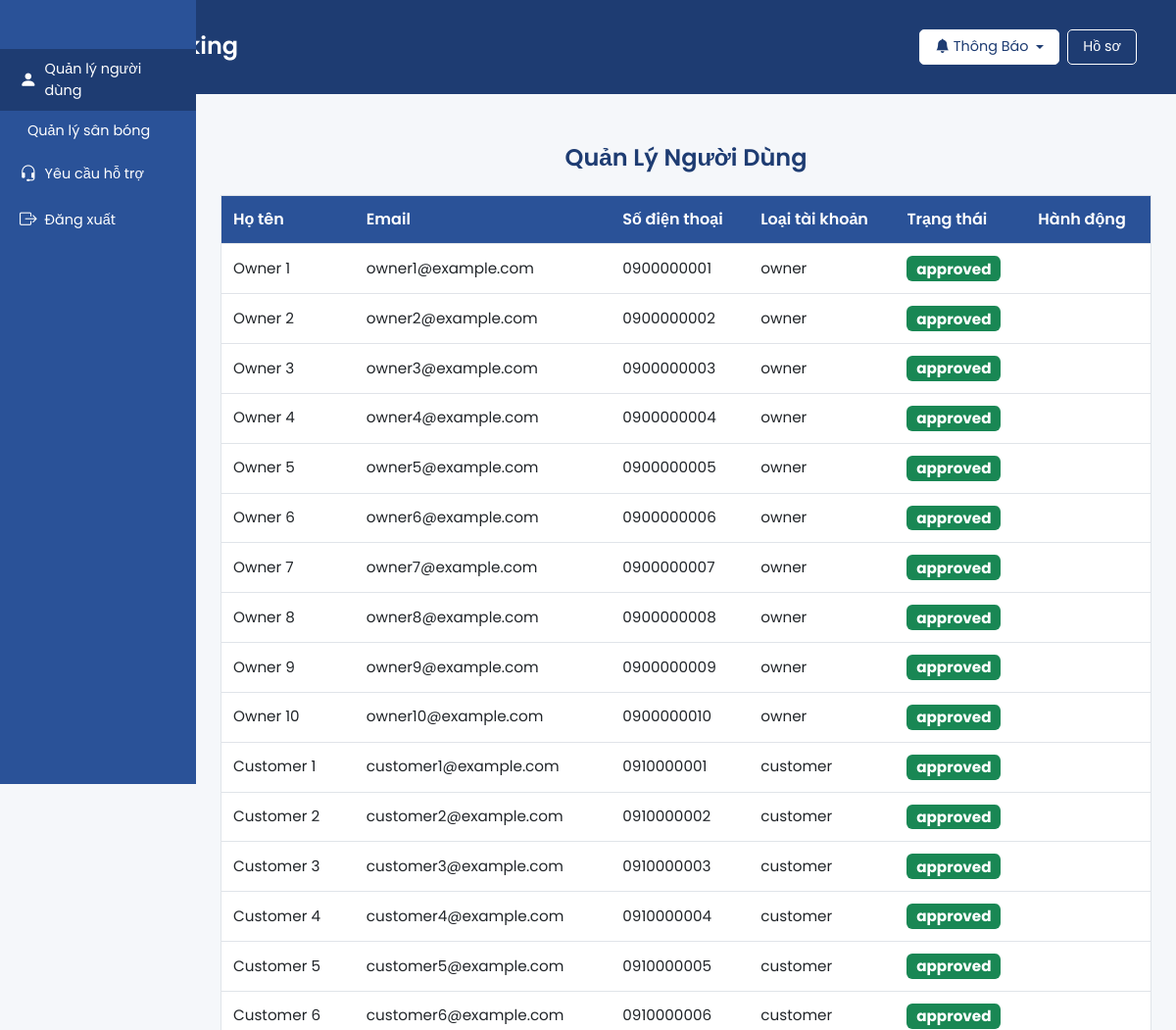
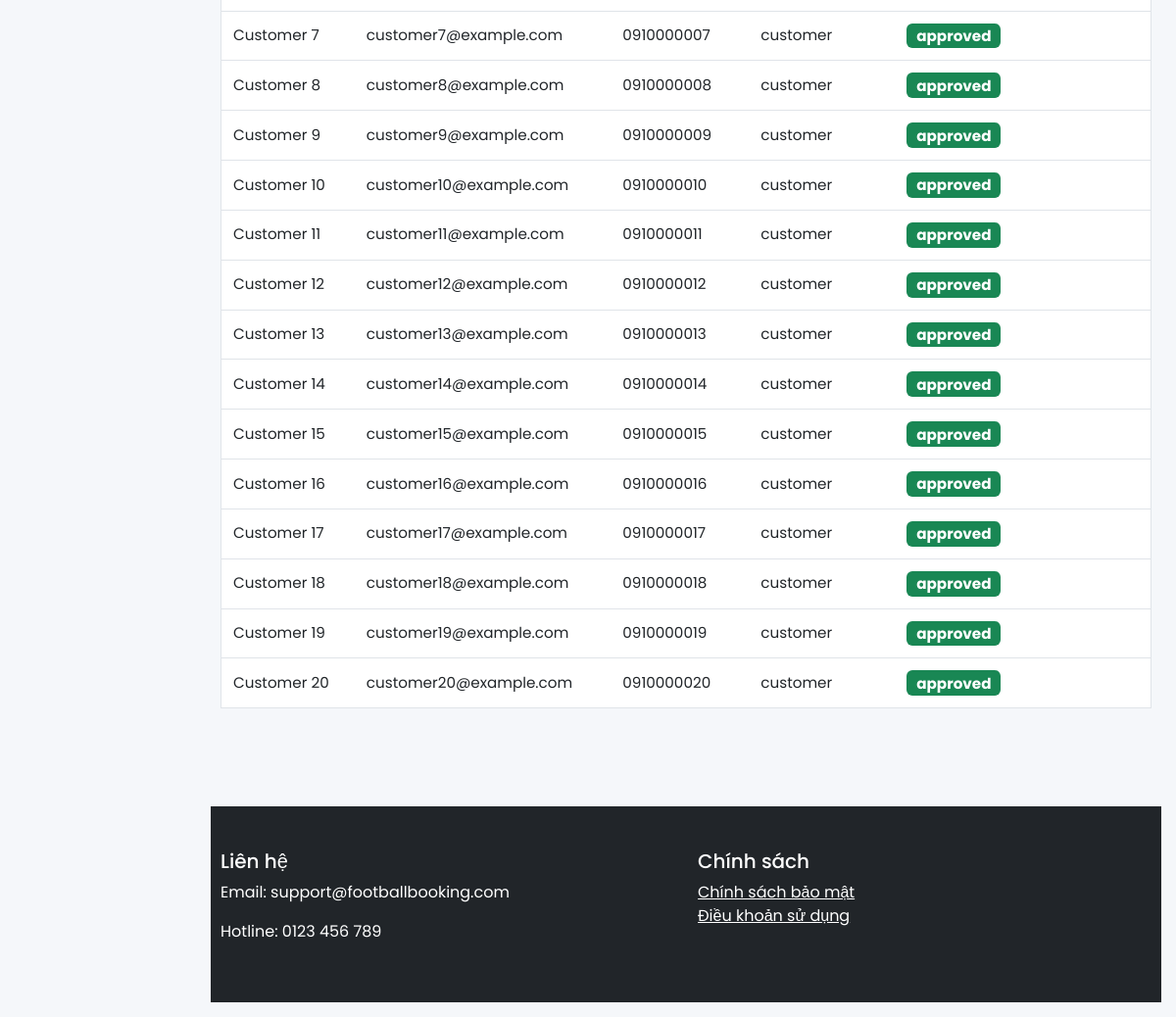
/admin_users.php (signed in), run on the app's committed database (2 pictures, top to bottom).
### tables this page shows
CREATE TABLE users (
    id INT AUTO_INCREMENT PRIMARY KEY,
    full_name VARCHAR(255) NOT NULL,
    email VARCHAR(255) UNIQUE NOT NULL,
    phone VARCHAR(20),
    password VARCHAR(255) NOT NULL,
    account_type ENUM('customer', 'owner', 'admin') NOT NULL,
    status ENUM('pending', 'approved', 'rejected') DEFAULT 'approved',
    created_at TIMESTAMP DEFAULT CURRENT_TIMESTAMP
);

### admin_users.php (the view, shortened to what this page needs)
<?php
require_once 'includes/config.php';
$users = $pdo->prepare("SELECT * FROM users WHERE account_type IN ('customer', 'owner') ORDER BY created_at DESC");
$users->execute();
$users_list = $users->fetchAll(PDO::FETCH_ASSOC);
require_once 'includes/header.php';
?>
<section class="admin py-3">
    <div class="container">
        <h2 class="section-title">Quản Lý Người Dùng</h2>
        <?php if (empty($users_list)): ?>
            <p class="text-center text-muted">Không có người dùng nào.</p>
        <?php else: ?>
            <div class="table-responsive">
                <table class="table admin-table">
                    <thead>
                        <tr>
                            <th>Họ tên</th>
                            <th>Email</th>
                            <th>Số điện thoại</th>
                            <th>Loại tài khoản</th>
                            <th>Trạng thái</th>
                            <th>Hành động</th>
                        </tr>
                    </thead>
                    <tbody>
                        <?php foreach ($users_list as $user): ?>
                            <tr>
                                <td><?php echo htmlspecialchars($user['full_name']); ?></td>
                                <td><?php echo htmlspecialchars($user['email']); ?></td>
                                <td><?php echo htmlspecialchars($user['phone']); ?></td>
                                <td><?php echo htmlspecialchars($user['account_type']); ?></td>
                                <td>
                                    <span class="badge <?php echo $user['status'] === 'pending' ? 'bg-warning' : ($user['status'] === 'approved' ? 'bg-success' : 'bg-danger'); ?> status-badge">
                                        <?php echo htmlspecialchars($user['status']); ?>
                                    </span>
                                </td>
                                <td>
                                </td>
                            </tr>
                        <?php endforeach; ?>
                    </tbody>
                </table>
            </div>
        <?php endif; ?>
    </div>
</section>
<?php require_once 'includes/footer.php'; ?>

### includes/header.php (shortened to what this page needs)
<?php
$current_page = basename(parse_url($_SERVER['REQUEST_URI'], PHP_URL_PATH));
?>
<!DOCTYPE html>
<html lang="vi">
<head>
    <link href="https://cdn.jsdelivr.net/npm/bootstrap@5.3.0/dist/css/bootstrap.min.css" rel="stylesheet">
    <link rel="stylesheet" href="https://cdn.jsdelivr.net/npm/bootstrap-icons@1.10.5/font/bootstrap-icons.css">
</head>
<body>
    <header>
        <div class="container d-flex justify-content-between align-items-center">
            <div class="d-flex align-items-center gap-2">
                <div class="logo">
                    <h3>Football Booking</h3>
                </div>
            </div>
            <div class="d-flex align-items-center gap-2">
                <?php if (isset($_SESSION['user_id'])): ?>
                    <div class="dropdown">
                        <button class="btn btn-light dropdown-toggle d-flex align-items-center gap-1" type="button" id="notificationDropdown" data-bs-toggle="dropdown" aria-expanded="false">
                            <i class="bi bi-bell-fill"></i> Thông Báo
                        </button>
                    </div>
                    <a href="/football_booking/profile.php" class="btn btn-outline-light">Hồ sơ</a>
                <?php else: ?>
                    <a href="/football_booking/login.php" class="btn btn-outline-light">Đăng nhập</a>
                    <a href="/football_booking/register.php" class="btn btn-outline-light">Đăng ký</a>
                <?php endif; ?>
            </div>
        </div>
    </header>
    <?php if (isset($_SESSION['user_id'])): ?>
    <nav class="sidebar" id="sidebar">
        <ul class="nav flex-column">
            <?php if (isset($_SESSION['account_type']) && $_SESSION['account_type'] === 'customer'): ?>
                <li class="nav-item">
                    <a class="nav-link <?php echo $current_page == 'search.php' ? 'active' : ''; ?>" href="/football_booking/search.php">
                        <i class="bi bi-house-door-fill"></i> Trang chủ
                    </a>
                </li>
                <li class="nav-item">
                    <a class="nav-link <?php echo $current_page == 'history.php' ? 'active' : ''; ?>" href="/football_booking/history.php">
                        <i class="bi bi-clock-history"></i> Lịch sử đặt sân
                    </a>
                </li>
                <li class="nav-item">
                    <a class="nav-link <?php echo $current_page == 'chat.php' ? 'active' : ''; ?>" href="/football_booking/chat.php">
                        <i class="bi bi-chat-dots-fill"></i> Chat
                    </a>
                </li>
                <li class="nav-item">
                    <a class="nav-link" href="/football_booking/logout.php">
                        <i class="bi bi-box-arrow-right"></i> Đăng xuất
                    </a>
                </li>
            <?php elseif (isset($_SESSION['account_type']) && $_SESSION['account_type'] === 'admin'): ?>
                <li class="nav-item">
                    <a class="nav-link <?php echo $current_page == 'admin_users.php' ? 'active' : ''; ?>" href="/football_booking/admin_users.php">
                        <i class="bi bi-person-fill"></i> Quản lý người dùng
                    </a>
                </li>
                <li class="nav-item">
                    <a class="nav-link <?php echo $current_page == 'admin_fields.php' ? 'active' : ''; ?>" href="/football_booking/admin_fields.php">
                        <i class="bi bi-soccer-ball-fill"></i> Quản lý sân bóng
                    </a>
                </li>
                <li class="nav-item">
                    <a class="nav-link <?php echo $current_page == 'admin_support.php' ? 'active' : ''; ?>" href="/football_booking/admin_support.php">
                        <i class="bi bi-headset"></i> Yêu cầu hỗ trợ
                    </a>
                </li>
                <li class="nav-item">
                    <a class="nav-link" href="/football_booking/logout.php">
                        <i class="bi bi-box-arrow-right"></i> Đăng xuất
                    </a>
                </li>
            <?php endif; ?>
        </ul>
    </nav>
    <?php endif; ?>
    <div class="main-content" id="main-content">

### includes/footer.php
<footer class="bg-dark text-white py-4 mt-5">
    <div class="container">
        <div class="row">
            <div class="col-md-6">
                <h5>Liên hệ</h5>
                <p>Email: support@footballbooking.com</p>
                <p>Hotline: 0123 456 789</p>
            </div>
            <div class="col-md-6">
                <h5>Chính sách</h5>
                <a href="#" class="text-white">Chính sách bảo mật</a><br>
                <a href="#" class="text-white">Điều khoản sử dụng</a>
            </div>
        </div>
    </div>
</footer>
</body>
</html>

### admin_users.php (style rules this page uses)
.section-title { font-weight: 600; color: #1e3c72; font-size: 1.5rem; margin-bottom: 1.5rem; text-align: center; }
.admin-table thead th { font-size: 1rem; padding: 12px; background: #2a5298; color: #fff; }
.admin-table td { padding: 12px; font-size: 0.95rem; }
.admin-table .status-badge { font-size: 0.95rem; }

### data on the page
users: full_name "Owner 1", email "owner1@example.com", phone "0900000001", account_type "owner", status "approved"
users: full_name "Owner 2", email "owner2@example.com", phone "0900000002", account_type "owner", status "approved"
users: full_name "Owner 3", email "owner3@example.com", phone "0900000003", account_type "owner", status "approved"
users: full_name "Owner 4", email "owner4@example.com", phone "0900000004", account_type "owner", status "approved"
users: full_name "Owner 5", email "owner5@example.com", phone "0900000005", account_type "owner", status "approved"
users: full_name "Owner 6", email "owner6@example.com", phone "0900000006", account_type "owner", status "approved"
users: full_name "Owner 7", email "owner7@example.com", phone "0900000007", account_type "owner", status "approved"
users: full_name "Owner 8", email "owner8@example.com", phone "0900000008", account_type "owner", status "approved"
users: full_name "Owner 9", email "owner9@example.com", phone "0900000009", account_type "owner", status "approved"
users: full_name "Owner 10", email "owner10@example.com", phone "0900000010", account_type "owner", status "approved"
users: full_name "Customer 1", email "customer1@example.com", phone "0910000001", account_type "customer", status "approved"
users: full_name "Customer 2", email "customer2@example.com", phone "0910000002", account_type "customer", status "approved"
users: full_name "Customer 3", email "customer3@example.com", phone "0910000003", account_type "customer", status "approved"
users: full_name "Customer 4", email "customer4@example.com", phone "0910000004", account_type "customer", status "approved"
users: full_name "Customer 5", email "customer5@example.com", phone "0910000005", account_type "customer", status "approved"
users: full_name "Customer 6", email "customer6@example.com", phone "0910000006", account_type "customer", status "approved"
users: full_name "Customer 7", email "customer7@example.com", phone "0910000007", account_type "customer", status "approved"
users: full_name "Customer 8", email "customer8@example.com", phone "0910000008", account_type "customer", status "approved"
users: full_name "Customer 9", email "customer9@example.com", phone "0910000009", account_type "customer", status "approved"
users: full_name "Customer 10", email "customer10@example.com", phone "0910000010", account_type "customer", status "approved"
users: full_name "Customer 11", email "customer11@example.com", phone "0910000011", account_type "customer", status "approved"
users: full_name "Customer 12", email "customer12@example.com", phone "0910000012", account_type "customer", status "approved"
users: full_name "Customer 13", email "customer13@example.com", phone "0910000013", account_type "customer", status "approved"
users: full_name "Customer 14", email "customer14@example.com", phone "0910000014", account_type "customer", status "approved"
users: full_name "Customer 15", email "customer15@example.com", phone "0910000015", account_type "customer", status "approved"
users: full_name "Customer 16", email "customer16@example.com", phone "0910000016", account_type "customer", status "approved"
users: full_name "Customer 17", email "customer17@example.com", phone "0910000017", account_type "customer", status "approved"
users: full_name "Customer 18", email "customer18@example.com", phone "0910000018", account_type "customer", status "approved"
users: full_name "Customer 19", email "customer19@example.com", phone "0910000019", account_type "customer", status "approved"
users: full_name "Customer 20", email "customer20@example.com", phone "0910000020", account_type "customer", status "approved"
